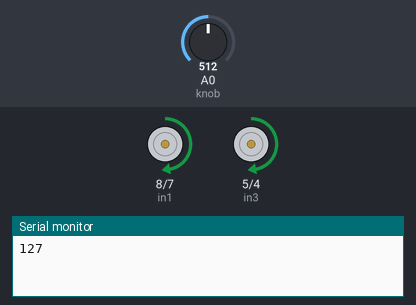
Bench run of a sketch on a simulated Arduino Uno, built with avr-gcc and run on an emulated ATmega328P. Shown: motor-driver pin pairs drawn as motors (green arrow = first pin HIGH = forward, orange = second pin HIGH = backward, longer = more drive, scaled by the enable pin), the last lines printed to the serial monitor. The test bench sets the inputs (shaded band); at power-on: A0 (knob) = 512.

Above: at 14.8 s.
14.9 s: A0 (knob) set to 716
At 22.3 s:
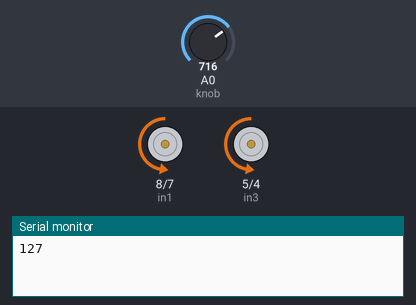
28.9 s: A0 (knob) set to 900
42.9 s: A0 (knob) set to 122
56.9 s: A0 (knob) set to 0
At 62.4 s:
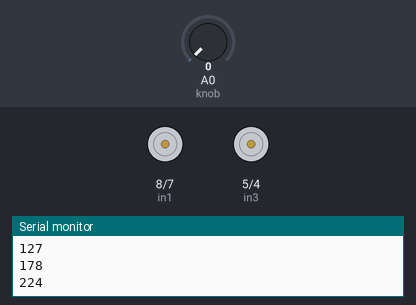
70.9 s: A0 (knob) set to 511
At 84.7 s:
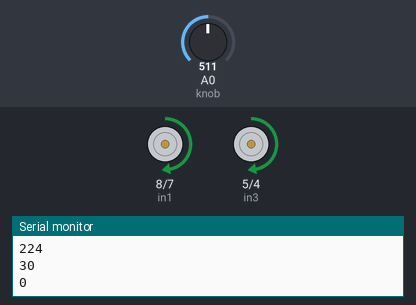
Timing chart, 0 to 85.9 s (numbered marks = the images above; inputs shaded):
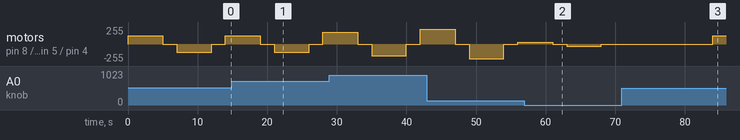

The sketch:

PWM_Motor.ino
```cpp
// Motor A
int enA = 9;
int in1 = 8;
int in2 = 7;

// Motor B
int enB = 3;
int in3 = 5;
int in4 = 4;

// Potentiometer to PWM
int knob = A0; // The pin reading signal from 10K pot.
int knobIn = 0; // variable to store the raw value of the pot.
int knobValue = 0; // variable to store the PWM value of the pot.

//Button for 5s mode
int buttonIn = 2; //Pin that the button is connected to.
int buttonVal = 0; //Variable to store the button value.

//NOTE: **When adjusting the speed it will only change after the loop is complete.**
int motorTime = 10000; // How long the motor will spin in millis.
int motorTime2 = 5000; // How long the motor will spin when button is HIGH
int pauseTime = 2000; // How long to pause at the end of each run.

void setup() {
  Serial.begin(115200);

  pinMode(buttonIn, INPUT);

  // Set all the motor control pins to outputs
  pinMode(enA, OUTPUT);
  pinMode(enB, OUTPUT);
  pinMode(in1, OUTPUT);
  pinMode(in2, OUTPUT);
  pinMode(in3, OUTPUT);
  pinMode(in4, OUTPUT);

}

void loop() {
  knobIn = analogRead(knob);
  knobValue = map(knobIn, 0, 1023, 0, 255); //Mapping the values from the pot to PWM.
  motorControl();
  Serial.println(knobValue);
}

void motorControl() {
    // Turn on motor A
  digitalWrite(in1, HIGH);
  digitalWrite(in2, LOW);
  // Set speed, range 0~255
  analogWrite(enA, knobValue);

  // Turn on motor B
  digitalWrite(in3, HIGH);
  digitalWrite(in4, LOW);
  // Set speed, range 0~255
  analogWrite(enB, knobValue);

  //Run the motor depending on button value
  if (buttonVal = LOW){
    delay(motorTime);
  }
  else if (buttonVal = HIGH){
    delay(motorTime2);
  }


  //Pause the motor for "pauseTime".

  digitalWrite(in1, LOW);
  digitalWrite(in2, LOW);
  digitalWrite(in3, LOW);
  digitalWrite(in4, LOW);
  delay(pauseTime);


  // Change motor directions


  // Turn on motor A
  digitalWrite(in1, LOW);
  digitalWrite(in2, HIGH);
  // Set speed, range 0~255
  analogWrite(enA, knobValue);

  // Turn on motor B
  digitalWrite(in3, LOW);
  digitalWrite(in4, HIGH);
  // Set speed, range 0~255
  analogWrite(enB, knobValue);

  //Run the motor depending on button value
  if (buttonVal = LOW){
    delay(motorTime);
  }
  else if (buttonVal = HIGH){
    delay(motorTime2);
  }


  //Pause the motor for "pauseTime".
  digitalWrite(in1, LOW);
  digitalWrite(in2, LOW);
  digitalWrite(in3, LOW);
  digitalWrite(in4, LOW);
  delay(pauseTime);
}
```

Measured:
- after the input at 56.9 s, motor on pin 8 (in1) / pin 7 (in2), motor on pin 5 (in3) / pin 4 (in4): goes on until 68.0 s, then stays stopped
- after the input at 70.9 s, motor on pin 8 (in1) / pin 7 (in2), motor on pin 5 (in3) / pin 4 (in4): stopped → forward 127/255 after 13.1 s
